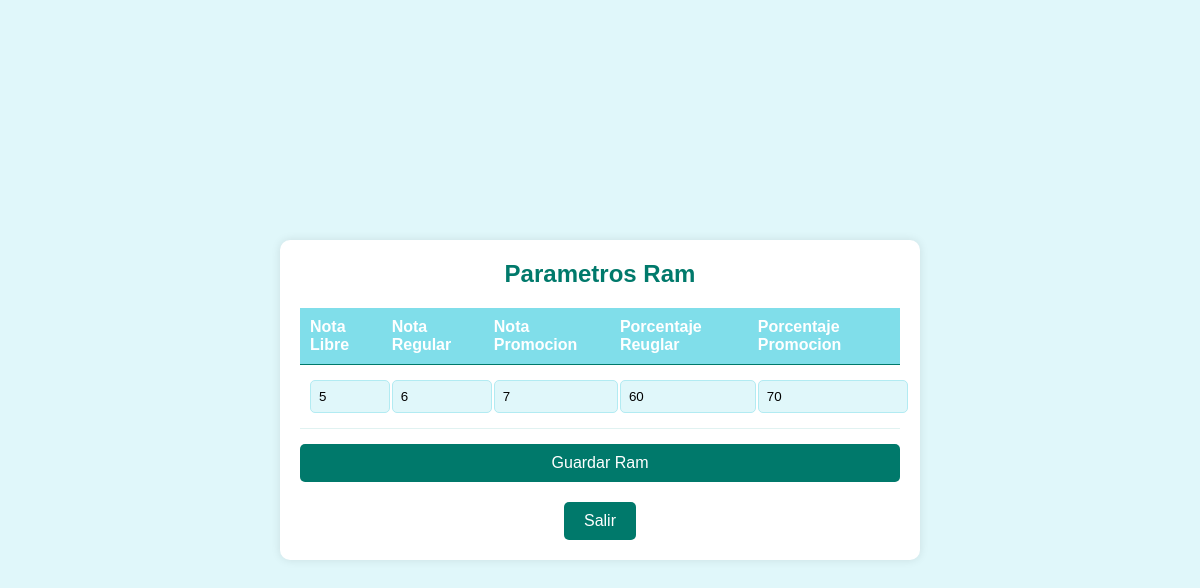
The page /editarRam.php on the database its author committed.
### tables this page shows
CREATE TABLE IF NOT EXISTS ram (
    id_ram int NOT NULL AUTO_INCREMENT PRIMARY KEY,
    nota_libre DECIMAL(5,2),
    nota_regular DECIMAL(5,2),
    nota_promocion DECIMAL(5,2),
    porcentaje_regular DECIMAL(5,2),
    porcentaje_promocion DECIMAL(5,2)
);

### Clases/Ram.php (called while the page is built, shortened)
<?php
class Ram{
    public function obtenerRam() {
        global $conn;
        $sql = "SELECT * FROM RAM ";
        $stmt = $conn->prepare($sql);
        $stmt->execute();
        return $stmt->fetch(PDO::FETCH_ASSOC);
    }
}

### editarRam.php (the view, shortened to what this page needs)
<!DOCTYPE html>
<html lang="en">
<head>
    <link rel="stylesheet" href="Resources\Styles\editarRam.css">
</head>
<body>
    <form action="Guardar/guardarRam.php" method="POST">
        <h2>Parametros Ram</h2>
        <table>
            <tr>
                <th>Nota Libre</th>
                <th>Nota Regular</th>
                <th>Nota Promocion</th>
                <th>Porcentaje Reuglar</th>
                <th>Porcentaje Promocion</th>
            </tr>
            <?php
                require_once "Clases/Ram.php";
                $ram = new Ram();
                $ramNueva = $ram->obtenerRam();
                    echo "<td><input type='number' class='nota_libre' name='nota_libre' value='" . (!empty($ramNueva['nota_libre']) && $ramNueva['nota_libre'] != 0 ? rtrim(rtrim(number_format($ramNueva['nota_libre'], 6, '.', ''), '0'), '.') : '') . "' placeholder='Nota Libre' min='1' max='10'></td>";
                    echo "<td><input type='number' class='nota_regular' name='nota_regular' value='" . (!empty($ramNueva['nota_regular']) && $ramNueva['nota_regular'] != 0 ? rtrim(rtrim(number_format($ramNueva['nota_regular'], 6, '.', ''), '0'), '.') : '') . "' placeholder='Nota Regular' min='1' max='10'></td>";
                    echo "<td><input type='number' class='nota_promocion' name='nota_promocion' value='" . (!empty($ramNueva['nota_promocion']) && $ramNueva['nota_promocion'] != 0 ? rtrim(rtrim(number_format($ramNueva['nota_promocion'], 6, '.', ''), '0'), '.') : '') . "' placeholder='Nota Promocion' min='1' max='10'></td>";
                    echo "<td><input type='number' class='porcentaje_regular' name='porcentaje_regular' value='" . (!empty($ramNueva['porcentaje_regular']) && $ramNueva['porcentaje_regular'] != 0 ? rtrim(rtrim(number_format($ramNueva['porcentaje_regular'], 6, '.', ''), '0'), '.') : '') . "' placeholder='Porcentaje Regular' min='1' max='100'></td>";
                    echo "<td><input type='number' class='porcentaje_promocion' name='porcentaje_promocion' value='" . (!empty($ramNueva['porcentaje_promocion']) && $ramNueva['porcentaje_promocion'] != 0 ? rtrim(rtrim(number_format($ramNueva['porcentaje_promocion'], 6, '.', ''), '0'), '.') : '') . "' placeholder='Porcentaje Promocion' min='1' max='100'></td>";
            ?>
        </table>
        <button id="guardarRam" name="guardarRam" class="guardarRam">Guardar Ram</button>
        <a href="paginaMain.php" class="salir">Salir</a>
    </form>
</body>
</html>

### Resources/Styles/editarRam.css (style rules this page uses)
body { font-family: Arial, sans-serif; background-color: #E0F7FA; display: flex; justify-content: center; align-items: center; height: 100vh; margin: 0; }
h2 { color: #00796B; text-align: center; margin-top: 0; margin-bottom: 20px; font-size: 24px; }
form { background-color: #ffffff; padding: 20px; border-radius: 10px; box-shadow: 0 0 10px rgba(0, 0, 0, 0.1); width: 90%; max-width: 600px; text-align: center; }
table { width: 100%; margin-top: 10px; border-collapse: collapse; }
th { background-color: #80DEEA; color: #ffffff; padding: 10px; text-align: left; font-weight: bold; border-bottom: 1px solid #00796B; }
td { padding: 10px; border-bottom: 1px solid #E0F2F1; text-align: center; }
input[type="number"] { width: 100%; padding: 8px; margin: 5px 0; border: 1px solid #B2EBF2; border-radius: 5px; background-color: #E0F7FA; }
button.guardarRam { width: 100%; padding: 10px; background-color: #00796B; color: #ffffff; border: none; border-radius: 5px; font-size: 16px; cursor: pointer; margin-top: 15px; }
.salir { display: inline-block; margin-top: 20px; padding: 10px 20px; background-color: #00796B; color: white; text-decoration: none; border-radius: 5px; font-size: 16px; text-align: center; transition: background-color 0.3s ease; }

### rows shown on the page
ram: nota_libre "5", nota_regular "6", nota_promocion "7", porcentaje_regular "60", porcentaje_promocion "70"
